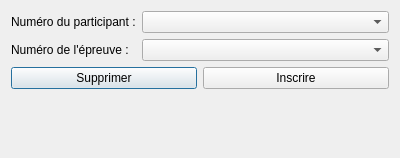
<?xml version="1.0" encoding="UTF-8"?>
<ui version="4.0">
 <class>Dialog</class>
 <widget class="QDialog" name="Dialog">
  <property name="geometry">
   <rect>
    <x>0</x>
    <y>0</y>
    <width>400</width>
    <height>158</height>
   </rect>
  </property>
  <property name="windowTitle">
   <string>Dialog</string>
  </property>
  <layout class="QVBoxLayout" name="verticalLayout_2">
   <item>
    <layout class="QHBoxLayout" name="horizontalLayout_3">
     <item>
      <widget class="QLabel" name="label">
       <property name="text">
        <string>Numéro du participant :</string>
       </property>
      </widget>
     </item>
     <item>
      <widget class="QComboBox" name="CBPart">
       <property name="sizePolicy">
        <sizepolicy hsizetype="Expanding" vsizetype="Fixed">
         <horstretch>0</horstretch>
         <verstretch>0</verstretch>
        </sizepolicy>
       </property>
      </widget>
     </item>
    </layout>
   </item>
   <item>
    <layout class="QHBoxLayout" name="horizontalLayout_2">
     <item>
      <widget class="QLabel" name="label_2">
       <property name="text">
        <string>Numéro de l'épreuve :  </string>
       </property>
      </widget>
     </item>
     <item>
      <widget class="QComboBox" name="CBEpr">
       <property name="sizePolicy">
        <sizepolicy hsizetype="Expanding" vsizetype="Fixed">
         <horstretch>0</horstretch>
         <verstretch>0</verstretch>
        </sizepolicy>
       </property>
      </widget>
     </item>
    </layout>
   </item>
   <item>
    <layout class="QHBoxLayout" name="horizontalLayout">
     <item>
      <widget class="QPushButton" name="BSuppr">
       <property name="text">
        <string>Supprimer</string>
       </property>
      </widget>
     </item>
     <item>
      <widget class="QPushButton" name="Binscrire">
       <property name="text">
        <string>Inscrire</string>
       </property>
      </widget>
     </item>
    </layout>
   </item>
   <item>
    <widget class="QLabel" name="Status">
     <property name="text">
      <string/>
     </property>
     <property name="alignment">
      <set>Qt::AlignCenter</set>
     </property>
    </widget>
   </item>
  </layout>
 </widget>
 <resources/>
 <connections>
  <connection>
   <sender>Binscrire</sender>
   <signal>clicked()</signal>
   <receiver>Dialog</receiver>
   <slot>insert()</slot>
   <hints>
    <hint type="sourcelabel">
     <x>354</x>
     <y>90</y>
    </hint>
    <hint type="destinationlabel">
     <x>391</x>
     <y>116</y>
    </hint>
   </hints>
  </connection>
  <connection>
   <sender>BSuppr</sender>
   <signal>clicked()</signal>
   <receiver>Dialog</receiver>
   <slot>suppr()</slot>
   <hints>
    <hint type="sourcelabel">
     <x>98</x>
     <y>95</y>
    </hint>
    <hint type="destinationlabel">
     <x>197</x>
     <y>108</y>
    </hint>
   </hints>
  </connection>
 </connections>
 <slots>
  <slot>insert()</slot>
  <slot>suppr()</slot>
 </slots>
</ui>
